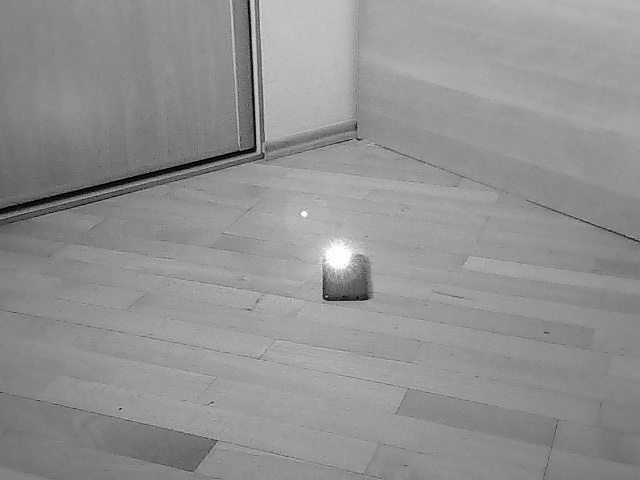
#> input picture imgs/im1.jpg, 640 x 480 px, given in place of the camera
$ python cam_test_usb_2.py
#> lines starting #> are read from the running program, lines starting #| are printed output that depends on the picture; after the words box and inside, x2 and y2 are one past the last pixel; in counts of white or black regions, pixels touching at a corner belong together
import numpy as np
import cv2
import time

cam = cv2.VideoCapture(0)
cam.set(cv2.CAP_PROP_FPS, 100)
cam.set(cv2.CAP_PROP_EXPOSURE, -10)

ret, frame = cam.read()
#> frame is the input picture: shape (480, 640, 3); min 0, max 255, mean 145.6
S = time.time()
while(True):
    ret, frame = cam.read()
    gray_frame = cv2.cvtColor(frame, cv2.COLOR_BGR2GRAY)
    im_blure = cv2.blur(gray_frame, (4, 4))

    r, imgf = cv2.threshold(im_blure, 250, 255, cv2.THRESH_BINARY)
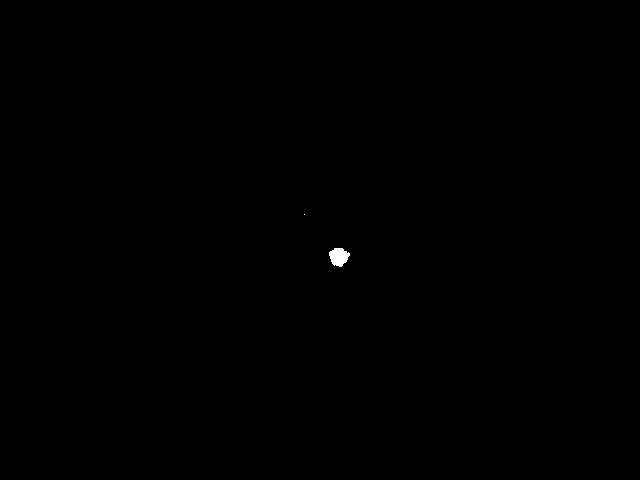
#> imgf: shape (480, 640); 0.09% white; 2 white regions (1 under 20 px), largest, box (x1, y1, x2, y2) and area: (329, 248, 350, 267) 281
    M = cv2.moments(imgf)
#> M = moments, m00 71910, centre m10/m00, m01/m00 = (338.4, 256.2)

    try:
        cX = int(M['m10'] / M['m00'])
#> cX = 338
        cY = int(M['m01'] / M['m00'])
#> cY = 256

        print('X : ', cX, ', Y : ', cY, ', FPS =', round(1/(time.time()-S)) )
        cv2.circle(frame, (cX, cY), 5, (255, 0, 255), -1)
#> frame: shape (480, 640, 3); 0.03% of pixels changed, all inside (x1, y1, x2, y2) = (333, 251, 344, 262)
    except:
        print('No target', ', FPS = ', round(1/(time.time()-S)) )
    S = time.time()

    cv2.imshow('img', frame)
    cv2.imshow('img_gray', gray_frame)
    cv2.imshow('im_blur', im_blure)
    cv2.imshow('imf_filterd', imgf)

    if cv2.waitKey(1) & 0xFF == ord('q'):
#> (key q is pressed here)
        break

cam.release()
cv2.destroyAllWindows()
